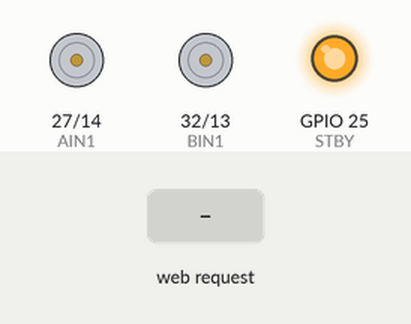
Simulated run of this sketch. Board: ESP32. On the bench: motor-driver pin pairs drawn as motors (green arrow = first pin HIGH = forward, orange = second pin HIGH = backward, longer = more drive, scaled by the enable pin, stopped while the standby pin is LOW), output pins drawn as LEDs (lit = HIGH). The test bench sets the inputs (shaded band). WiFi joins after 1.5 s; servers stay silent unless stated; what the sketch prints to the serial monitor is not drawn.

Above: at 2.7 s.
2.8 s: HTTP request GET /forward received
At 3.1 s:
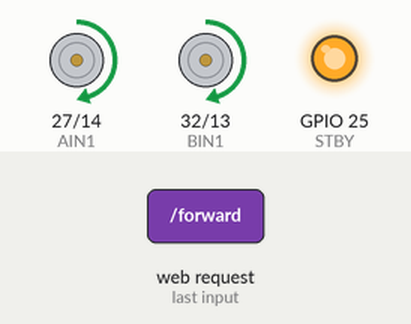
5.3 s: HTTP request GET /backward received
At 6.1 s:
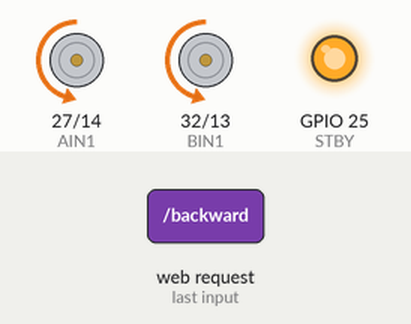
7.8 s: HTTP request GET /left received
At 8.1 s:
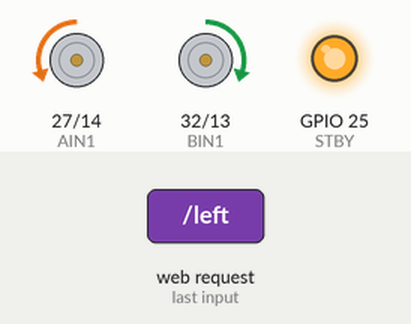
10.3 s: HTTP request GET /right received
At 11.1 s:
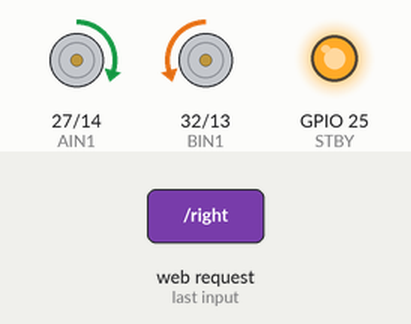
Timing chart, 0 to 13.3 s (numbered marks = the images above; inputs shaded):
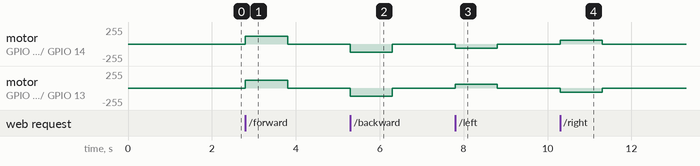

Measured:
- after the input at 2.8 s, motor on GPIO 27 (AIN1) / GPIO 14 (AIN2), motor on GPIO 32 (BIN1) / GPIO 13 (BIN2): stopped → forward 120/255 at once, → stopped 1.0 s later
- after the input at 5.3 s, motor on GPIO 27 (AIN1) / GPIO 14 (AIN2), motor on GPIO 32 (BIN1) / GPIO 13 (BIN2): stopped → backward 120/255 at once, → stopped 1.0 s later
- after the input at 7.8 s, motor on GPIO 27 (AIN1) / GPIO 14 (AIN2): stopped → backward 60/255 at once, → stopped 1.0 s later; motor on GPIO 32 (BIN1) / GPIO 13 (BIN2): stopped → forward 60/255 at once, → stopped 1.0 s later
- after the input at 10.3 s, motor on GPIO 27 (AIN1) / GPIO 14 (AIN2): stopped → forward 60/255 at once, → stopped 1.0 s later; motor on GPIO 32 (BIN1) / GPIO 13 (BIN2): stopped → backward 60/255 at once, → stopped 1.0 s later

The sketch:

swarm_bot_esp32.ino
```cpp
/*
  SWARM BOT — ESP32 Firmware
  ---------------------------
  Responsibilities:
    - Connect to WiFi
    - Run HTTP server, accept /forward /backward /left /right /stop
    - Drive TB6612FNG motor driver at FIXED SPEED = 90
    - SAFETY: if no command received within COMMAND_TIMEOUT ms, auto STOP

  Wiring (as per project spec):
    TB6612FNG STBY -> GPIO 25
    TB6612FNG PWMA -> GPIO 26   (Left motor speed)
    TB6612FNG AIN1 -> GPIO 27   (Left motor dir 1)
    TB6612FNG AIN2 -> GPIO 14   (Left motor dir 2)
    TB6612FNG PWMB -> GPIO 16   (Right motor speed)
    TB6612FNG BIN1 -> GPIO 32   (Right motor dir 1)
    TB6612FNG BIN2 -> GPIO 13   (Right motor dir 2)

    A01/A02 -> LEFT motor
    B01/B02 -> RIGHT motor

    Common GND between ESP32, TB6612FNG, and motor battery.
    Do NOT power ESP32 from the motor battery/supply.
*/

#include <WiFi.h>
#include <WebServer.h>

// ---------------- WiFi credentials ----------------
const char* ssid     = "A5x_Industries";
const char* password = "a5x@1234";

// ---------------- Motor pins ----------------
#define STBY 25

#define PWMA 26
#define AIN1 27
#define AIN2 14

#define PWMB 16
#define BIN1 32
#define BIN2 13

// ---------------- PWM (LEDC) config ----------------
const int PWM_FREQ       = 5000;
const int PWM_RESOLUTION = 8;      // 0-255
const int CH_A = 0;
const int CH_B = 1;

// ---------------- MOTOR SPEEDS ----------------
// Separate speeds for forward/backward vs turning.
// Lower turn speed = slower, more controlled rotation = more stable ArUco tracking.
// Tune these values if needed (range: 0-255, PWM duty cycle):
int forwardSpeed = 120;     // Speed for FORWARD and BACKWARD
int turnSpeed = 60;         // Speed for LEFT and RIGHT (slower for stability)

// ---------------- Safety timeout ----------------
const unsigned long COMMAND_TIMEOUT = 1000;  // ms; auto-stop if no command received
unsigned long lastCommandTime = 0;
bool isStopped = true;

WebServer server(80);

// ---------------- Low-level motor helpers ----------------
void stopMotors() {
  digitalWrite(AIN1, LOW);
  digitalWrite(AIN2, LOW);
  digitalWrite(BIN1, LOW);
  digitalWrite(BIN2, LOW);
  ledcWrite(CH_A, 0);
  ledcWrite(CH_B, 0);
  isStopped = true;
}

void moveForward() {
  digitalWrite(AIN1, HIGH);
  digitalWrite(AIN2, LOW);
  digitalWrite(BIN1, HIGH);
  digitalWrite(BIN2, LOW);
  ledcWrite(CH_A, forwardSpeed);
  ledcWrite(CH_B, forwardSpeed);
  isStopped = false;
}

void moveBackward() {
  digitalWrite(AIN1, LOW);
  digitalWrite(AIN2, HIGH);
  digitalWrite(BIN1, LOW);
  digitalWrite(BIN2, HIGH);
  ledcWrite(CH_A, forwardSpeed);
  ledcWrite(CH_B, forwardSpeed);
  isStopped = false;
}

// Left motor reverse + Right motor forward -> turn LEFT
void turnLeft() {
  digitalWrite(AIN1, LOW);
  digitalWrite(AIN2, HIGH);
  digitalWrite(BIN1, HIGH);
  digitalWrite(BIN2, LOW);
  ledcWrite(CH_A, turnSpeed);
  ledcWrite(CH_B, turnSpeed);
  isStopped = false;
}

// Left motor forward + Right motor reverse -> turn RIGHT
void turnRight() {
  digitalWrite(AIN1, HIGH);
  digitalWrite(AIN2, LOW);
  digitalWrite(BIN1, LOW);
  digitalWrite(BIN2, HIGH);
  ledcWrite(CH_A, turnSpeed);
  ledcWrite(CH_B, turnSpeed);
  isStopped = false;
}

// ---------------- HTTP handlers ----------------
void handleForward() {
  moveForward();
  lastCommandTime = millis();
  server.send(200, "text/plain", "OK forward");
}

void handleBackward() {
  moveBackward();
  lastCommandTime = millis();
  server.send(200, "text/plain", "OK backward");
}

void handleLeft() {
  turnLeft();
  lastCommandTime = millis();
  server.send(200, "text/plain", "OK left");
}

void handleRight() {
  turnRight();
  lastCommandTime = millis();
  server.send(200, "text/plain", "OK right");
}

void handleStop() {
  stopMotors();
  lastCommandTime = millis();
  server.send(200, "text/plain", "OK stop");
}

void handleSetMotors() {
  // PID-based smooth steering: set individual motor speeds while moving forward
  // Both motors use forward direction (same pin pattern as moveForward)
  // but with independent PWM values for differential steering

  if (!server.hasArg("left") || !server.hasArg("right")) {
    server.send(400, "text/plain", "Missing left or right parameter");
    return;
  }

  int leftSpeed = server.arg("left").toInt();
  int rightSpeed = server.arg("right").toInt();

  // Clamp to valid PWM range
  leftSpeed = constrain(leftSpeed, 0, 255);
  rightSpeed = constrain(rightSpeed, 0, 255);

  // Set both motors to forward direction (same as moveForward)
  digitalWrite(AIN1, HIGH);
  digitalWrite(AIN2, LOW);
  digitalWrite(BIN1, HIGH);
  digitalWrite(BIN2, LOW);

  // Set independent speeds
  ledcWrite(CH_A, leftSpeed);
  ledcWrite(CH_B, rightSpeed);

  isStopped = (leftSpeed == 0 && rightSpeed == 0);
  lastCommandTime = millis();  // Update safety timeout

  server.send(200, "text/plain", "OK set_motors");
}

void handleRoot() {
  String msg = "SWARM BOT ESP32 ready. Forward speed: ";
  msg += String(forwardSpeed);
  msg += ", Turn speed: ";
  msg += String(turnSpeed);
  server.send(200, "text/plain", msg);
}

// ---------------- Setup ----------------
void setup() {
  Serial.begin(115200);

  pinMode(AIN1, OUTPUT);
  pinMode(AIN2, OUTPUT);
  pinMode(BIN1, OUTPUT);
  pinMode(BIN2, OUTPUT);
  pinMode(STBY, OUTPUT);

  digitalWrite(STBY, HIGH);  // enable TB6612FNG

  ledcSetup(CH_A, PWM_FREQ, PWM_RESOLUTION);
  ledcAttachPin(PWMA, CH_A);

  ledcSetup(CH_B, PWM_FREQ, PWM_RESOLUTION);
  ledcAttachPin(PWMB, CH_B);

  stopMotors();

  WiFi.begin(ssid, password);
  Serial.print("Connecting to WiFi");
  while (WiFi.status() != WL_CONNECTED) {
    delay(500);
    Serial.print(".");
  }
  Serial.println();
  Serial.print("Connected! ESP32 IP address: ");
  Serial.println(WiFi.localIP());   // <-- use this in laptop config.py

  server.on("/", handleRoot);
  server.on("/forward", handleForward);
  server.on("/backward", handleBackward);
  server.on("/left", handleLeft);
  server.on("/right", handleRight);
  server.on("/stop", handleStop);
  server.on("/set_motors", handleSetMotors);

  server.begin();
  Serial.println("HTTP server started");

  lastCommandTime = millis();
}

// ---------------- Main loop ----------------
void loop() {
  server.handleClient();

  // SAFETY: auto-stop if no command received within COMMAND_TIMEOUT
  if (!isStopped && (millis() - lastCommandTime > COMMAND_TIMEOUT)) {
    stopMotors();
    Serial.println("Safety timeout - no command received, motors stopped.");
  }
}
```
